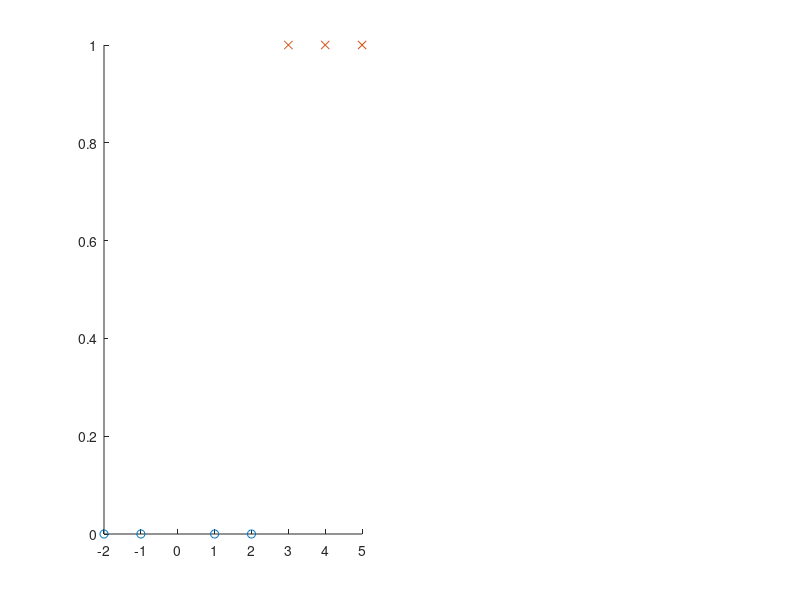

MATLAB code to generate this figure: (Note: this script raises an error after producing the figure.)
X = [-2; -1; 1; 2; 3; 4; 5];
Y = [0; 0; 0; 0; 1; 1; 1];

%logistic regression data plot
idx0 = find(Y == 0);
idx1 = find(Y == 1);
subplot(1,2,1);
hold on;
plot(X(idx0,:), Y(idx0,:), 'o');
plot(X(idx1,:), Y(idx1,:), 'x');

disp('initial theta and cost:');
T = [0.5;0.5]
s = log_reg_cost(X, Y, T)

alpha = 1;
count = 2000; %2000;

[T, costs] = logistic_regression(X, Y, T, alpha, count);

% logistic regression costs plot
subplot(1,2,2);
plot(costs(:,1), costs(:,2));

disp('final theta and cost');
T
s = log_reg_cost(X, Y, T)
